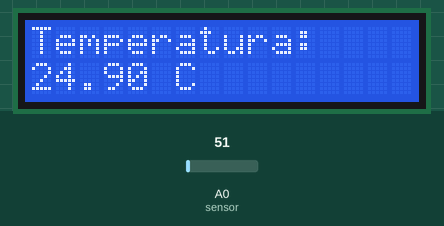
Simulated run of this sketch. Board: Arduino Uno, built with avr-gcc and run on an emulated ATmega328P. On the bench: 16×2 character LCD. Inputs (shaded band) come from the test bench; at power-on: A0 (sensor) = 51. What the sketch prints to the serial monitor is not drawn.

Above: at 1.2 s.
1.3 s: A0 (sensor) set to 23
At 2.9 s:
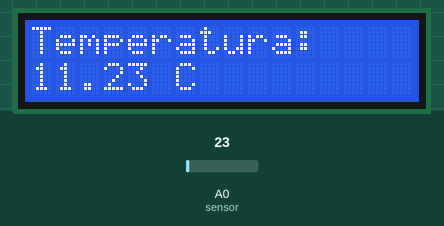
3.5 s: A0 (sensor) set to 19
At 4.5 s:
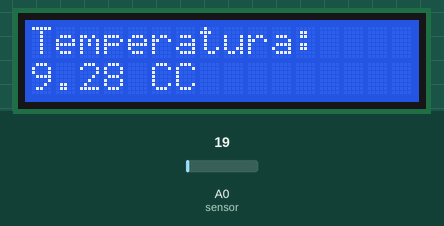
5.5 s: A0 (sensor) set to 15
At 7.4 s:
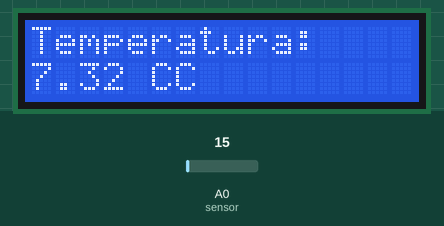
Timing chart, 0 to 8.9 s (numbered marks = the images above; inputs shaded):
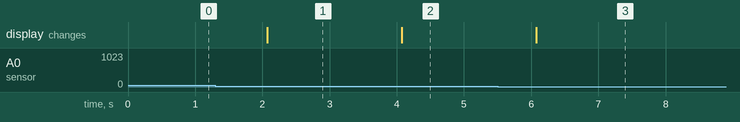

The sketch:

LCD_temperatura_2.ino
```cpp
#include <LiquidCrystal.h>

// initialize the library with the numbers of the interface pins
LiquidCrystal lcd(12, 11, 5, 4, 3, 2);

//Declarando o Sensor
int sensor = 0; // lm35 está ligado ao a entrada analogica 0
float valAnalog = 0 ; // variavel para armazenar o valor analogico lido
float temperatura = 0 ;

void setup() {
  lcd.begin(16, 2); //LCD 16x2
  lcd.print("Temperatura: "); //Saída para o LCD
  Serial.begin(9600); //Saída para o Serial Monitor
  Serial.println("Temperatura:");
}

void loop() {
  // Cálculo para o sensor
  valAnalog = analogRead(sensor);
  temperatura = (valAnalog * 500)/1024;
  Serial.print(temperatura); // Apresentação do resultado/temperatura no Serial Monitor
  Serial.println(" C");
  lcd.setCursor(0, 1); // Colocando o cursor na coluna 0 e linha 1
  lcd.print(temperatura); // Apresentação do resultado/temperatura no LCD
  lcd.print(" C");
  delay(1000); // atualização dos dados a cada 1 segundo
}
```

Measured:
- the behaviour switches between 21 and 20 on A0 (sensor) (found by bisection; images 1 and 2)
- after the input at 1.3 s, the display: changes after 0.77 s (image 1)
- after the input at 3.5 s, the display: changes after 0.57 s (image 2)
- after the input at 5.5 s, the display: changes after 0.58 s (image 3)
